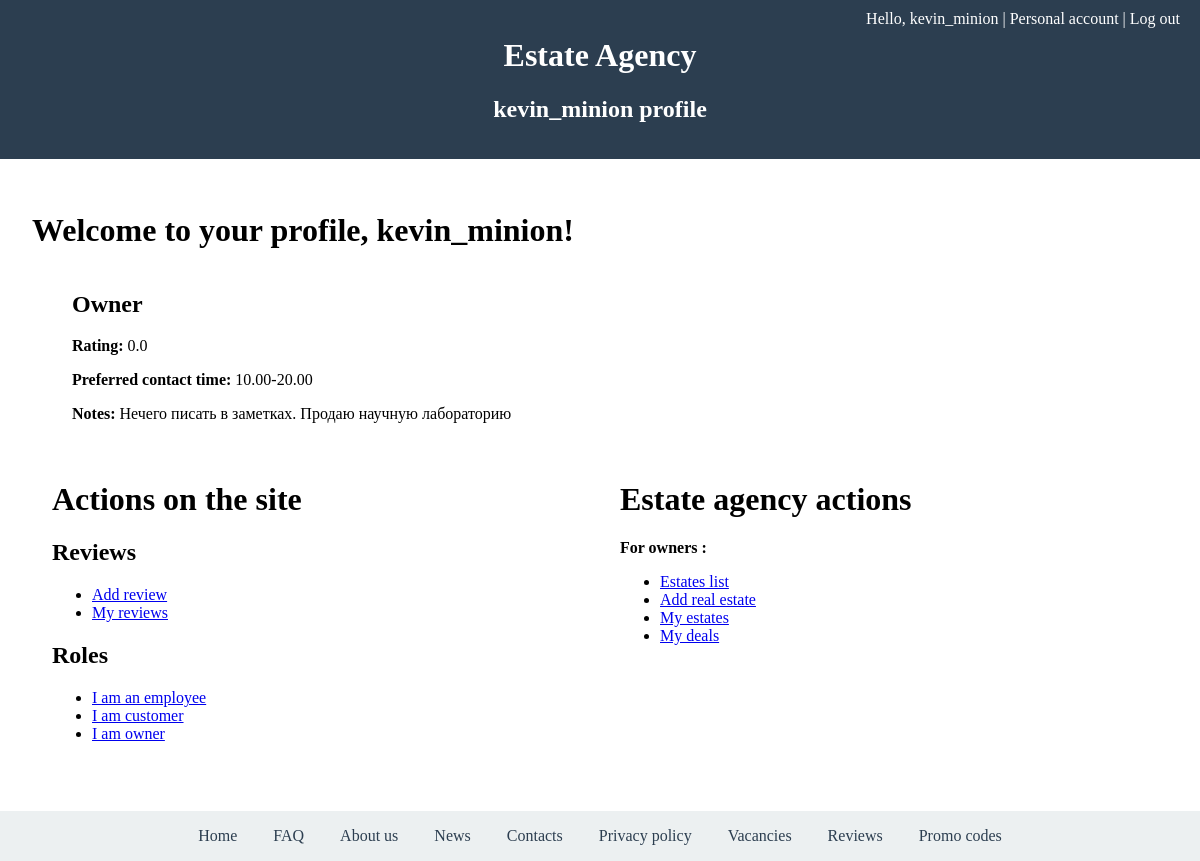
The page /profile/ (signed in) on the database as committed earlier.
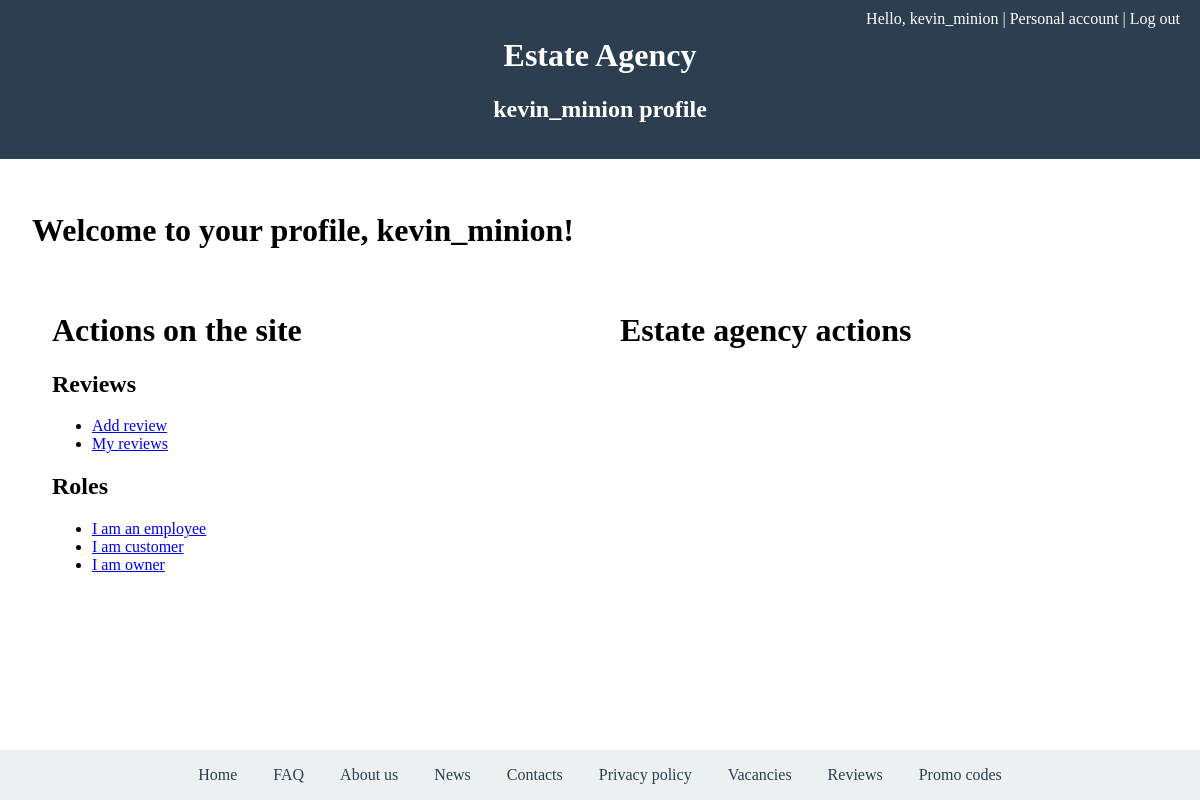
The same page on the database as committed later.
### estate_agency/models.py (models this page shows, shortened)
class Owner(models.Model):
    rating = models.FloatField(
        default=0.0,
        validators=[MinValueValidator(0.0), MaxValueValidator(10.0)],
        help_text="Рейтинг владельца от 0 до 10"
    )
    notes = models.TextField(
        blank=True,
        null=True,
        help_text="Дополнительная информация о владельце"
    )
    preferred_contact_time = models.CharField(
        max_length=50,
        blank=True,
        help_text="Предпочтительное время связи"
    )
    user = models.OneToOneField("UserProfile", on_delete=models.CASCADE, null=True)

### site_manager/views.py (the view)
# urls.py: path('profile/', views.profile, name='profile'),
def profile(request):
    user = UserProfile.objects.get(user=request.user)
    employee = Employee.objects.filter(user=user).first()
    owner = Owner.objects.filter(user=user).first()
    customer = Customer.objects.filter(user=user).first()
    return render(request, 'site_manager/profile.html',
                  { "employee": employee,
                            "owner": owner,
                            "customer": customer})

### site_manager/templates/site_manager/profile.html (shortened to what this page needs)
{% extends "base.html" %}
{% block site_name %}{{user.username}} profile{% endblock %}
{% block content %}
    <h1>Welcome to your profile, {{user.username}}!</h1>
    <div style="width: 1000px;  display: flex; align-items: flex-start; gap: 20px;">
        <div>
        {% if owner %}
            <h2>Owner</h2>
            <p><strong>Rating: </strong>{{owner.rating}}</p>
            <p><strong>Preferred contact time: </strong>{{owner.preferred_contact_time}}</p>
            <p><strong>Notes: </strong>{{owner.notes}}</p>
        {% endif %}
        </div>
    </div>
    <div style="display: grid; grid-template-columns: repeat(auto-fit, minmax(300px, 1fr));
    gap: 40px; max-width: 1200px; margin: 20px auto; padding: 0 20px;">
        <div>
            <h1>Actions on the site</h1>
            <h2>Reviews</h2>
            <ul>
                <li><a href="{% url 'review-add' %}">Add review</a></li>
                <li><a href="{% url 'my-reviews' %}">My reviews</a></li>
            </ul>
            <h2>Roles</h2>
            <ul>
                <li><a href="{% url 'assign-employee' %}">I am an employee</a></li>
                <li><a href="{% url 'assign-customer' %}">I am customer</a></li>
                <li><a href="{% url 'assign-owner' %}">I am owner</a></li>
            </ul>
        </div>
        <div>
            <h1>Estate agency actions</h1>
            {% if owner %}
                <p><strong>For owners : </strong></p>
                <ul>
                    <li><a href="{% url 'estates-list' %}">Estates list</a></li>
                    <li><a href="{% url 'realty-add' %}">Add real estate</a></li>
                    <li><a href="{% url 'my-estates' %}">My estates</a></li>
                    <li><a href="{% url 'my-deals' %}">My deals</a></li>
                </ul>
            {% endif %}
        </div>
    </div>
{% endblock %}

Rows that differ between the two databases and show on the page:
removed Owner: rating "0.0", preferred_contact_time "10.00-20.00", notes "Нечего писать в заметках. Продаю научную лабораторию"
Other text that changed with them:
text no longer shown: "Owner Rating: Preferred contact time: Notes: For owners : Estates list Add real estate My estates My deals"
